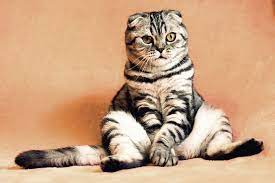
#> input picture lab3/images/1.jpeg, 275 x 183 px, given in place of 1.jpg, which was not available
$ python orb.py
#> lines starting #> are read from the running program, lines starting #| are printed output that depends on the picture; pictures that were not available may be replaced by others from this repository, and a replacement may not be noted
import cv2
import numpy as np


query_img = cv2.imread('/media/alex/One Touch/учеба/комп зрение/lab2/пример/1.jpg')
#> query_img is the input picture: shape (183, 275, 3); mean B, G, R 130, 162.6, 202.3
original_img = cv2.imread('/media/alex/One Touch/учеба/комп зрение/lab2/пример/12.jpg')
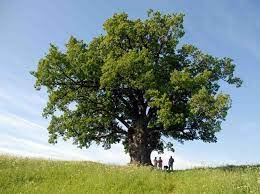
#> input picture lab3/images/12.jpeg, 260 x 194 px, given in place of 12.jpg, which was not available
#> original_img is the input picture: shape (194, 260, 3); mean B, G, R 130.5, 142.5, 126.3
query_img_bw = cv2.cvtColor(query_img, cv2.IMREAD_GRAYSCALE)
original_img_bw = cv2.cvtColor(original_img, cv2.IMREAD_GRAYSCALE)


orb = cv2.ORB_create()
queryKP, queryDes = orb.detectAndCompute(query_img_bw,None)
#> queryKP = 414 keypoints; strongest (x, y, size): (172, 35, 31), (174, 33, 31), (168, 38, 31), (161, 51, 31)
trainKP, trainDes = orb.detectAndCompute(original_img_bw,None)
#> trainKP = 417 keypoints; strongest (x, y, size): (185, 130, 31), (158, 159, 31), (118, 141, 31), (122, 139, 31)

matcher = cv2.BFMatcher(cv2.NORM_HAMMING, crossCheck=True)
matches = matcher.match(queryDes,trainDes)
#> matches = 117 matches
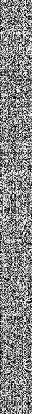
#> queryDes: shape (414, 32); min 0, max 255, mean 134.4
matches = sorted(matches, key = lambda x:x.distance)

final_img = cv2.drawMatches(query_img, queryKP,
                            original_img, trainKP, matches[:20], None)
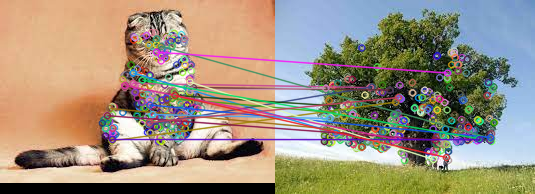
#> final_img: shape (194, 535, 3); mean B, G, R 127.6, 145.5, 158.3

final_img = cv2.resize(final_img, (1000, 650))
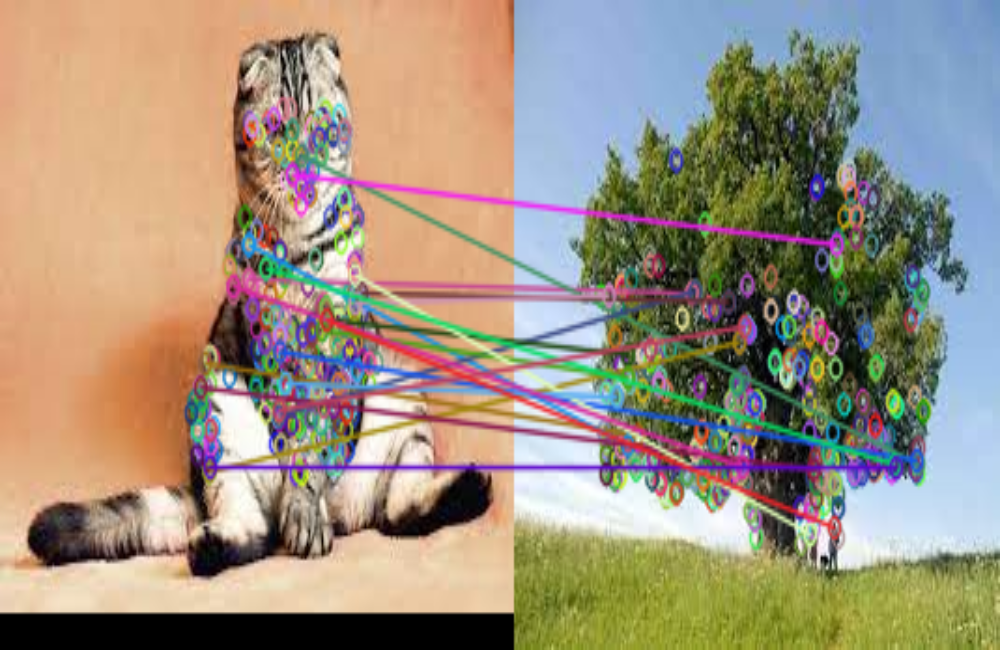
#> final_img: shape (650, 1000, 3); mean B, G, R 127.5, 145.4, 158.2

cv2.imshow("Matches", final_img)
cv2.waitKey()
